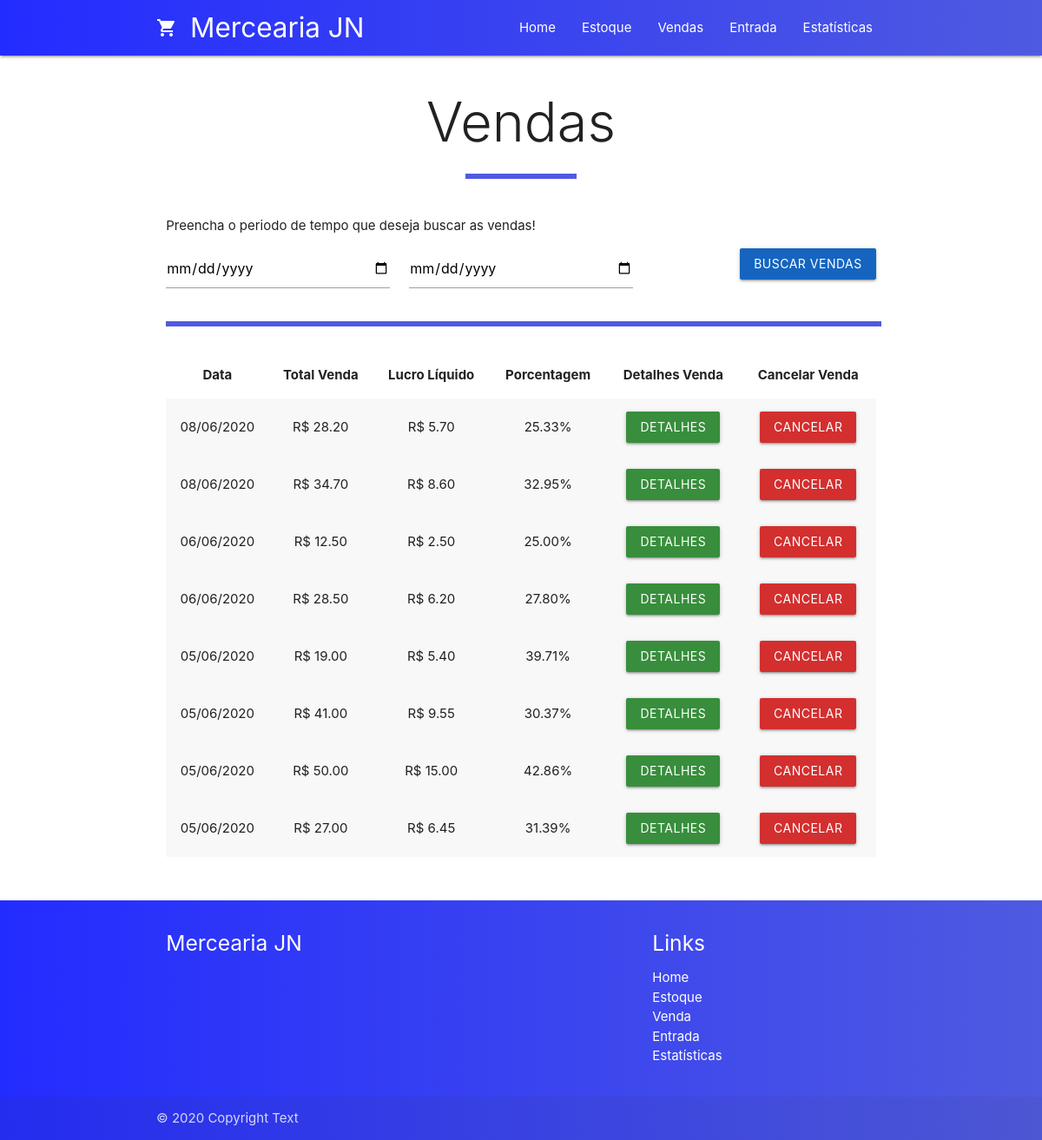
The page /vendas.php on the database its author committed.
### tables this page shows
CREATE TABLE `venda` (
  `id` int(11) NOT NULL AUTO_INCREMENT,
  `data` date DEFAULT NULL,
  `total_venda` double DEFAULT NULL,
  `lucro_liquido` double DEFAULT NULL,
  `usuario_id` int(11) NOT NULL,
  PRIMARY KEY (`id`),
  KEY `fk_venda_usuario1_idx` (`usuario_id`),
  CONSTRAINT `fk_venda_usuario1` FOREIGN KEY (`usuario_id`) REFERENCES `usuario` (`id`) ON DELETE NO ACTION ON UPDATE NO ACTION
);

### controllers/vendaController.php (called while the page is built, shortened)
<?php
$venda = new Venda;
$vendas = $venda->PegaVendasDecrescente();
function CalculaPorcentagemVenda($e){
    $porcentagem = ($e->lucro_liquido / ($e->total_venda - $e->lucro_liquido)) * 100;
    $porcentagem = number_format($porcentagem, 2);
    return $porcentagem."%";
}
function FormatToMoney($e){
    $e = number_format($e, 2);
    return "R$ ".$e;
}
function FormataData($data){
    $data = new DateTime($data);
    return $data->format('d/m/Y');
}
?>

### models/database/connection.php (called while the page is built)
<?php
function connect() {
    $username = 'root';
    $password = '123';
    $pdo = new PDO('mysql:host=localhost;dbname=merceariajn;charset=utf8', $username, $password);
    $pdo->setAttribute(PDO::ATTR_ERRMODE, PDO::ERRMODE_EXCEPTION);
    $pdo->setAttribute(PDO::ATTR_DEFAULT_FETCH_MODE, PDO::FETCH_OBJ);
    return $pdo;
}
?>

### models/database/classes.php (called while the page is built, shortened)
<?php
class Venda extends Model {
    protected $table = "venda";
    public function PegaVendasDecrescente(){
        $sql = "select * from $this->table order by data desc, id desc";
        $list = connect()->prepare($sql);
        $list->execute();
        return $list->fetchAll();
    }
}

### vendas.php (the view, shortened to what this page needs)
<?php
    require 'controllers/vendaController.php';
    require 'components/header.php';
?>
<div class="row container">
    <div class="col s12">
        <h1 class="light center">Vendas</h1>
        <hr class="hr-custom">
    </div>
</div>
<div class="row container">
    <div class="col s12">
        <p class="fluid-text">Preencha o periodo de tempo que deseja buscar as vendas!</p>
    </div>
    <form action="" method="post">
        <div class="col s4">
            <input type="date" name="data_inicial" id="data_inicial">
        </div>
        <div class="col s4">
            <input type="date" name="data_final" id="data_final">
        </div>
        <div class="col s4">
            <button type="submit" class="btn blue darken-3 right" name="buscar_vendas">Buscar Vendas</button>
        </div>
    </form>
</div>
<div class="row container">
    <div class="col s12">
        <hr class="hr-custom2">
    </div>
</div>
<div class="row container">
    <div class="col s12">
    <table class="striped centered">
        <thead>
            <tr>
                <th>Data</th>
                <th>Total Venda</th>
                <th>Lucro Líquido</th>
                <th>Porcentagem</th>
                <th>Detalhes Venda</th>
                <th>Cancelar Venda</th>
            </tr>
        </thead>
        <tbody>
            <?php foreach($vendas as $e):?>
                <tr>
                    <td><?php echo FormataData($e->data);?></td>
                    <td><?php echo FormatToMoney($e->total_venda);?></td>
                    <td><?php echo FormatToMoney($e->lucro_liquido);?></td>
                    <td><?php echo CalculaPorcentagemVenda($e)?></td>
                    <td><a href="detalhes_venda.php?id=<?php echo $e->id;?>" class="btn green darken-2">Detalhes</a></td>
                    <td><a href="functions/cancelar_venda.php?id=<?php echo $e->id;?>" class="btn red darken-2">Cancelar</a></td>
                <tr>
            <?php endforeach;?>
        </tbody>
    </table>
    </div>
</div>
<?php require 'components/footer.php';?>

### components/header.php (shortened to what this page needs)
<!DOCTYPE html>
<html lang="pt-br">
<head>
    <link rel="stylesheet" href="css/materialize.min.css">
    <link rel="stylesheet" href="css/style.css">
</head>
<body>
    <div class="navbar-fixed nav-bg">
        <nav class="nav-bg">
        <div class="nav-wrapper container">
            <a href="index.php" class="brand-logo"><i class="material-icons">local_grocery_store</i> Mercearia JN</a>
            <ul class="right hide-on-med-and-down">
                <li><a href="index.php">Home</a></li>
                <li><a href="estoque.php">Estoque</a></li>
                <li><a href="vendas.php">Vendas</a></li>
                <li><a href="entrada.php">Entrada</a></li>
                <li><a href="estatisticas.php">Estatísticas</a></li>
            </ul>
        </div>
        </nav>
    </div>

### components/footer.php (shortened to what this page needs)
<footer class="page-footer" style="margin-top: 50px !important;background: linear-gradient(to right,#232CFF,#4F5AE1) !important;">
        <div class="container">
            <div class="row">
                <div class="col l6 s12">
                    <h5 class="white-text"><a href="index.php" class="white-text">Mercearia JN</a></h5>
                    </div>
                    <div class="col l4 offset-l2 s12">
                    <h5 class="white-text">Links</h5>
                    <ul>
                        <li><a class="white-text text-lighten-3" href="index.php">Home</a></li>
                        <li><a class="white-text text-lighten-3" href="estoque.php">Estoque</a></li>
                        <li><a class="white-text text-lighten-3" href="vendas.php">Venda</a></li>
                        <li><a class="white-text text-lighten-3" href="entrada.php">Entrada</a></li>
                        <li><a class="white-text text-lighten-3" href="estatisticas.php">Estatísticas</a></li>
                    </ul>
                </div>
            </div>
        </div>
        <div class="footer-copyright">
            <div class="container">
            © <?php echo date('Y'); ?> Copyright Text
            </div>
        </div>
    </footer>
    </body>
</html>

### css/style.css (style rules this page uses)
.nav-bg { background: linear-gradient(to right,#232CFF,#4F5AE1); }
.hr-custom { border: 3px solid #4F5AE1; width: 15%; }
.hr-custom2 { border: 3px solid #4F5AE1; width: 100%; margin: 10px 0; }

### rows shown on the page
venda: data "08/06/2020", total_venda "R$ 28.20", lucro_liquido "R$ 5.70", CalculaPorcentagemVenda($e) "25.33%"
venda: data "08/06/2020", total_venda "R$ 34.70", lucro_liquido "R$ 8.60", CalculaPorcentagemVenda($e) "32.95%"
venda: data "06/06/2020", total_venda "R$ 12.50", lucro_liquido "R$ 2.50", CalculaPorcentagemVenda($e) "25.00%"
venda: data "06/06/2020", total_venda "R$ 28.50", lucro_liquido "R$ 6.20", CalculaPorcentagemVenda($e) "27.80%"
venda: data "05/06/2020", total_venda "R$ 19.00", lucro_liquido "R$ 5.40", CalculaPorcentagemVenda($e) "39.71%"
venda: data "05/06/2020", total_venda "R$ 41.00", lucro_liquido "R$ 9.55", CalculaPorcentagemVenda($e) "30.37%"
venda: data "05/06/2020", total_venda "R$ 50.00", lucro_liquido "R$ 15.00", CalculaPorcentagemVenda($e) "42.86%"
venda: data "05/06/2020", total_venda "R$ 27.00", lucro_liquido "R$ 6.45", CalculaPorcentagemVenda($e) "31.39%"
